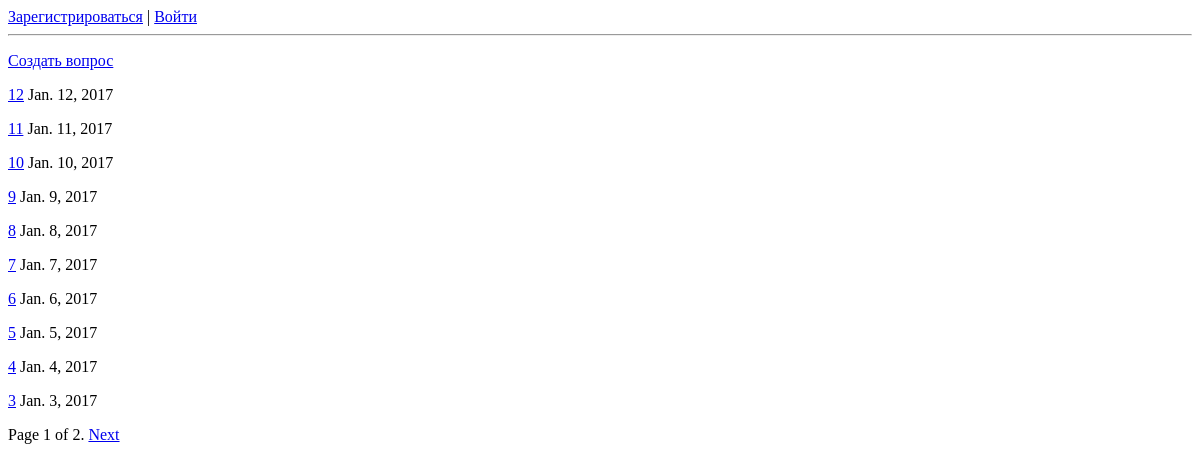
The app's page /, older data.
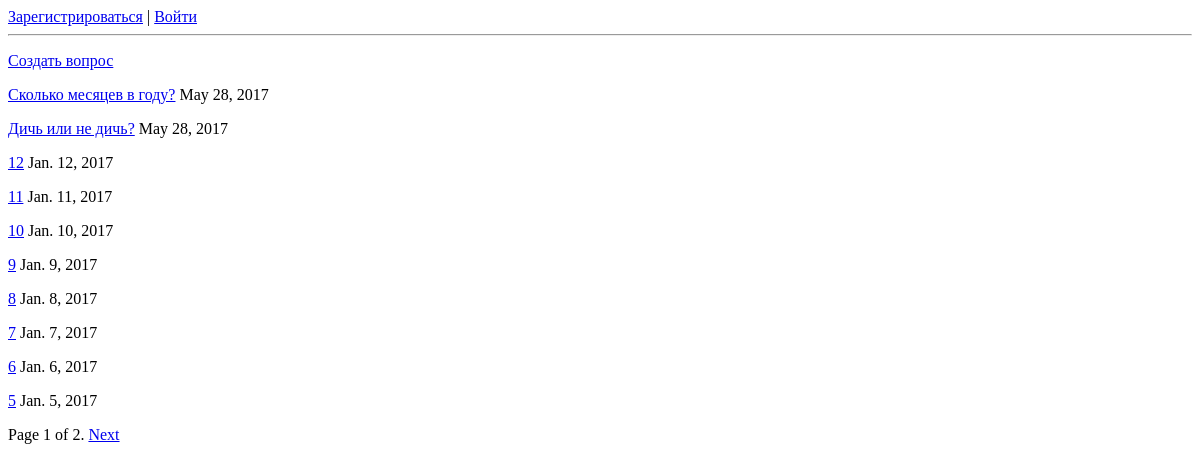
The same page, newer data.
### qa/models.py (models this page shows, shortened)
class Question(models.Model):
    title = models.CharField(max_length=80)
    text = models.TextField()
    added_at = models.DateField(blank=True, auto_now_add=True)
    rating = models.IntegerField(default=0)
    author = models.ForeignKey(User)
    likes = models.ManyToManyField(User, related_name='likes_set')
    objects = QuestionManager()
    class Meta:
        db_table = 'question'

### qa/views.py (the view)
# urls.py: url(r'^$', views.new, name='main'),
def new(request):
    questions = Question.objects.order_by("-id")
    limit = request.GET.get('limit', 10)
    page = request.GET.get('page', 1)
    paginator = Paginator(questions, limit)
    paginator.baseurl = '/question/'
    page = paginator.page(page)
    return render(request, 'page.html', {
        'questions': page.object_list,
        'paginator': paginator,
        'page': page,
        'limit': limit,
    })

### qa/templates/page.html (shortened to what this page needs)
{% extends "base.html" %}
{% block main_content %}
	<div id="create_question">
		<p><a href="/ask/">Создать вопрос</a></p>
	</div>
    <div id="content">
        {% block content %}
		{% for qa in questions %}
			<p><a href="{{ paginator.baseurl }}{{ qa.id }}">{{ qa.title }}</a> {{ qa.added_at }}</p>
		{% endfor %}
		{% endblock %}
    </div>
	<div class="pagination">
		<span class="step-links">
			<span class="current">
				Page {{ page.number }} of {{ page.paginator.num_pages }}.
			</span>
			{% if page.has_next %}
				<a href="?page={{ page.next_page_number }}&limit={{ limit }}">Next</a>
			{% endif %}
		</span>
	</div>
{% endblock %}

Row changes from the older to the newer data that the page shows:
no longer on this page (row edited): Question: title "4", added_at "Jan. 4, 2017"
no longer on this page (row edited): Question: title "3", added_at "Jan. 3, 2017"
added Question: title "Сколько месяцев в году?", added_at "May 28, 2017"
added Question: title "Дичь или не дичь?", added_at "May 28, 2017"
